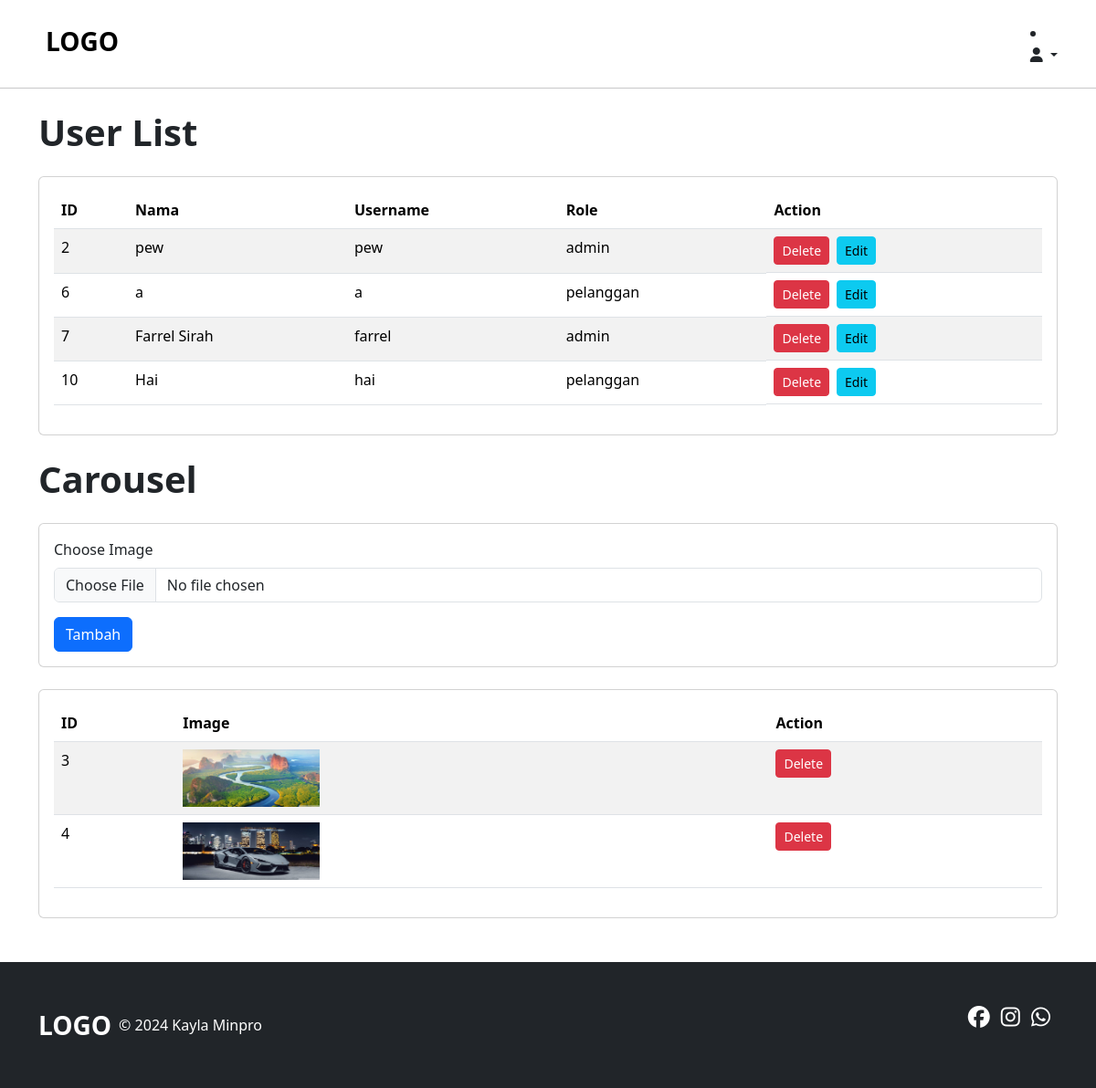
The page /views/admin/pages/dashboard.php (signed in) on the database its author committed.
### tables this page shows
CREATE TABLE `users` (
  `id` int(11) NOT NULL,
  `Nama` varchar(255) NOT NULL,
  `username` varchar(255) NOT NULL,
  `password` varchar(255) NOT NULL,
  `role` enum('admin','pegawai_toko','pelanggan') NOT NULL DEFAULT 'pelanggan'
);

CREATE TABLE `carousel_images` (
  `id` int(11) NOT NULL,
  `image_url` varchar(255) NOT NULL
);

### views/admin/pages/dashboard.php (the view, shortened to what this page needs)
<?php
require "../../../koneksi.php";
$sql_select = "SELECT * FROM users";
$result = $koneksi->query($sql_select);
?>
<!doctype html>
<html lang="en" data-bs-theme="auto">
<head>
	<link rel="stylesheet" href="https://cdn.jsdelivr.net/npm/@docsearch/css@3">
	<link rel="stylesheet" href="https://cdn.jsdelivr.net/npm/bootstrap@5.3.2/dist/css/bootstrap.min.css">
	<link rel="stylesheet" href="https://cdnjs.cloudflare.com/ajax/libs/font-awesome/6.5.1/css/all.min.css" />
	<link rel="stylesheet" href="../../../assets/css/main.css">
</head>
<body class="">
	<?php require "../partials/navbar.php"; ?>
	<div class="container mt-4">
		<h1 class="fw-bold mb-4">User List</h1>
		<div class="card">
			<div class="card-body">
				<div class="table-responsive">
					<table class="table table-striped table-hover">
						<thead>
							<tr>
								<th>ID</th>
								<th>Nama</th>
								<th>Username</th>
								<th>Role</th>
								<th>Action</th>
							</tr>
						</thead>
						<tbody>
							<?php
							if ($result->num_rows > 0) :
								while ($row = $result->fetch_assoc()) :
							?>
									<tr>
										<td><?= $row["id"] ?></td>
										<td><?= $row["Nama"] ?></td>
										<td><?= $row["username"] ?></td>
										<td><?= $row["role"] ?></td>
										<td class="d-flex">
											<form method='post' action="../../../process/auth/hapus.php">
												<button type='submit' class='btn btn-danger btn-sm me-2' name='delete_user'>Delete</button>
											</form>
											<a href='edit_akun.php' class='btn btn-info btn-sm' name='edit_user'>Edit</a>
										</td>
									</tr>
								<?php
								endwhile;
							else :
								?>
								<tr>
									<td colspan='5'>0 results</td>
								</tr>
							<?php endif; ?>
						</tbody>
					</table>
				</div>
			</div>
		</div>
	</div>
	<div class="container mt-4">
		<h1 class="fw-bold mb-4">Carousel</h1>
		<div class="card">
			<div class="card-body">
				<form action="../../../process/util_admin/tambah_carousel.php" method="post" enctype="multipart/form-data">
					<div class="mb-3">
						<label for="image" class="form-label">Choose Image</label>
						<input type="file" class="form-control" id="image" name="image" accept="image/*" required>
					</div>
					<button type="submit" class="btn btn-primary" name="submit">Tambah</button>
				</form>
			</div>
		</div>
	</div>
	<div class="container mt-4">
		<div class="card">
			<div class="card-body">
				<div class="table-responsive">
					<table class="table table-striped table-hover">
						<thead>
							<tr>
								<th>ID</th>
								<th>Image</th>
								<th>Action</th>
							</tr>
						</thead>
						<tbody>
							<?php
							$sql_select_carousel = "SELECT * FROM carousel_images";
							$result_carousel = $koneksi->query($sql_select_carousel);
							if ($result_carousel->num_rows > 0) :
								while ($row_carousel = $result_carousel->fetch_assoc()) :
							?>
									<tr>
										<td><?= $row_carousel["id"] ?></td>
										<td><img src="../../../storage/carousel/<?= $row_carousel["image_url"] ?>" alt="Carousel Image" style="max-width: 150px;"></td>
										<td>
											<form action="../../../process/util_admin/hapus_carousel.php" method="post" class="d-inline">
												<button type="submit" class="btn btn-danger btn-sm" name="delete_carousel">Delete</button>
											</form>
										</td>
									</tr>
								<?php
								endwhile;
							else :
								?>
								<tr>
									<td colspan='3'>No carousel images found</td>
								</tr>
							<?php endif; ?>
						</tbody>
					</table>
				</div>
			</div>
		</div>
	</div>
	<?php require "../partials/footbar.php"; ?>
</body>
</html>

### views/admin/partials/navbar.php (shortened to what this page needs)
<div class="container">
  <nav class="navbar navbar-expand-lg sticky-top my-3">
    <div class="w-100">
      <div class="d-flex justify-content-between">
        <div>
          <ul class="navbar-nav">
            <li class="nav-item">
              <a class="navbar-brand fw-bold fs-3 ps-2" href="#">LOGO</a>
            </li>
        </div>
        <div>
            <li class="nav-item dropdown">
              <a class="nav-link dropdown-toggle" href="#" role="button" data-bs-toggle="dropdown" aria-expanded="false">
                <i class="fa-solid fa-user"></i>
              </a>
            </li>
        </div>
      </div>
    </div>
  </nav>
</div>
<hr>

### views/admin/partials/footbar.php
<footer class="py-5 mt-5 bg-dark">
  <div class="container">
    <div class="d-flex justify-content-between">
      <div class="d-flex align-items-center">
        <a href="/" class="me-2 text-white text-decoration-none fs-3 fw-bold">
          LOGO
        </a>
        <span class="text-white">&copy; 2024 Kayla Minpro</span>
      </div>
      <div class="">
        <a class="text-white text-decoration-none me-2" href="#"><i class="fa-brands fa-facebook fa-xl"></i></a>
        <a class="text-white text-decoration-none me-2" href="#"><i class="fa-brands fa-instagram fa-xl"></i></a>
        <a class="text-white text-decoration-none me-2" href="#"><i class="fa-brands fa-whatsapp fa-xl"></i></a>
      </div>
    </div>
  </div>
</footer>

### assets/css/main.css (style rules this page uses)
html { scroll-behavior: smooth; }

### rows shown on the page
users: id "2", Nama "pew", username "pew", role "admin"
users: id "6", Nama "a", username "a", role "pelanggan"
users: id "7", Nama "Farrel Sirah", username "farrel", role "admin"
users: id "10", Nama "Hai", username "hai", role "pelanggan"
carousel_images: id "3", image_url (picture)
carousel_images: id "4", image_url (picture)
